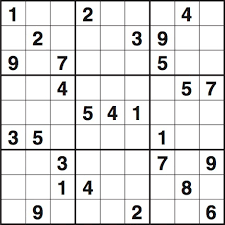
#> input picture OpenCV/sudoku.png, 225 x 225 px
$ python houghLines.py
#> lines starting #> are read from the running program, lines starting #| are printed output that depends on the picture; after the words box and inside, x2 and y2 are one past the last pixel; in counts of white or black regions, pixels touching at a corner belong together
import cv2
import numpy as np

img = cv2.imread('sudoku.png')
#> img is the input picture: shape (225, 225, 3); mean B, G, R 226.5, 226.5, 226.7
gray = cv2.cvtColor(img, cv2.COLOR_BGR2GRAY)
edges = cv2.Canny(gray, 50, 150,3)
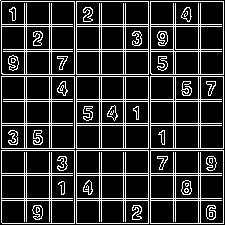
#> edges: shape (225, 225); 18.1% white in thin lines or dots

#cv2.imshow('img',img)
cv2.imshow('gray',gray)
cv2.imshow('edges',edges)

lines = cv2.HoughLines(edges, 1, np.pi/180,200)
#> lines = 36 rows, first 8: [74, 0], [76, 0], [148, 0], [223, 0], [1, 1.57], [76, 1.57], [148, 1.57], [150, 1.57]
for rho,theta in lines[0]:
    a = np.cos(theta)
    b = np.sin(theta)
    x0 = a*rho
    y0 = b*rho
    x1 = int(x0 + 1000*(-b))
    y1 = int(y0 + 1000*(a))
    x2 = int(x0 - 1000*(-b))
    y2 = int(y0 - 1000*(a))

    cv2.line(img, (x1,y1), (x2,y2), (0,255,0), 2)
#> this loop made 1 pass
#> (rho, theta, a, b, x0, y0, x1, y1) on pass 1: (74, 0, 1, 0, 74, 0, 74, 1000)
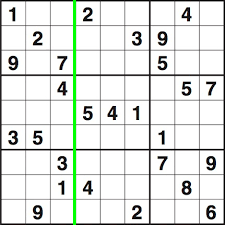
#> img: shape (225, 225, 3); 1.33% of pixels changed, all inside (x1, y1, x2, y2) = (73, 0, 76, 225)

cv2.imshow('img',img)
cv2.waitKey()
